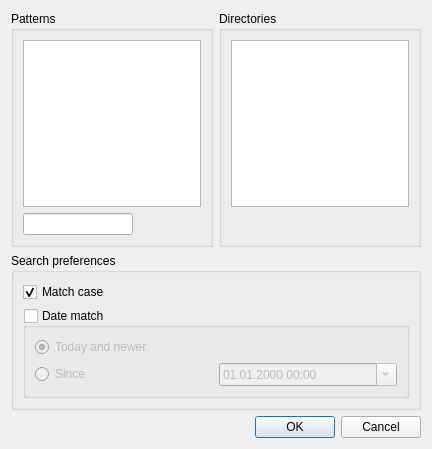
<?xml version="1.0" encoding="UTF-8"?>
<ui version="4.0">
 <class>Settings</class>
 <widget class="QWidget" name="Settings">
  <property name="geometry">
   <rect>
    <x>0</x>
    <y>0</y>
    <width>432</width>
    <height>449</height>
   </rect>
  </property>
  <property name="windowTitle">
   <string>Settings</string>
  </property>
  <property name="windowIcon">
   <iconset resource="img.qrc">
    <normaloff>:/img/img/eye.png</normaloff>:/img/img/eye.png</iconset>
  </property>
  <layout class="QVBoxLayout" name="verticalLayout_5">
   <item>
    <layout class="QHBoxLayout" name="horizontalLayout_6">
     <item>
      <widget class="QGroupBox" name="groupBox_2">
       <property name="title">
        <string>Patterns</string>
       </property>
       <layout class="QVBoxLayout" name="verticalLayout">
        <item>
         <widget class="QListView" name="patternListView">
          <property name="selectionMode">
           <enum>QAbstractItemView::ExtendedSelection</enum>
          </property>
          <property name="selectionBehavior">
           <enum>QAbstractItemView::SelectRows</enum>
          </property>
         </widget>
        </item>
        <item>
         <layout class="QHBoxLayout" name="horizontalLayout_2">
          <item>
           <widget class="QLineEdit" name="patternEdit"/>
          </item>
          <item>
           <layout class="QHBoxLayout" name="horizontalLayout">
            <property name="spacing">
             <number>0</number>
            </property>
            <item>
             <widget class="QPushButton" name="patternAddButton">
              <property name="enabled">
               <bool>false</bool>
              </property>
              <property name="maximumSize">
               <size>
                <width>31</width>
                <height>25</height>
               </size>
              </property>
              <property name="text">
               <string/>
              </property>
              <property name="icon">
               <iconset resource="img.qrc">
                <normaloff>:/img/img/add.ico</normaloff>:/img/img/add.ico</iconset>
              </property>
              <property name="flat">
               <bool>true</bool>
              </property>
             </widget>
            </item>
            <item>
             <widget class="QPushButton" name="patternDeleteButton">
              <property name="enabled">
               <bool>false</bool>
              </property>
              <property name="maximumSize">
               <size>
                <width>31</width>
                <height>25</height>
               </size>
              </property>
              <property name="text">
               <string/>
              </property>
              <property name="icon">
               <iconset resource="img.qrc">
                <normaloff>:/img/img/delete.ico</normaloff>:/img/img/delete.ico</iconset>
              </property>
              <property name="flat">
               <bool>true</bool>
              </property>
             </widget>
            </item>
           </layout>
          </item>
         </layout>
        </item>
       </layout>
      </widget>
     </item>
     <item>
      <widget class="QGroupBox" name="groupBox_3">
       <property name="title">
        <string>Directories</string>
       </property>
       <layout class="QVBoxLayout" name="verticalLayout_2">
        <item>
         <widget class="QListView" name="directoryListView">
          <property name="selectionMode">
           <enum>QAbstractItemView::ExtendedSelection</enum>
          </property>
          <property name="selectionBehavior">
           <enum>QAbstractItemView::SelectRows</enum>
          </property>
         </widget>
        </item>
        <item>
         <layout class="QHBoxLayout" name="horizontalLayout_4">
          <property name="spacing">
           <number>0</number>
          </property>
          <item>
           <layout class="QHBoxLayout" name="horizontalLayout_3">
            <property name="spacing">
             <number>0</number>
            </property>
            <item>
             <spacer name="horizontalSpacer">
              <property name="orientation">
               <enum>Qt::Horizontal</enum>
              </property>
              <property name="sizeHint" stdset="0">
               <size>
                <width>40</width>
                <height>20</height>
               </size>
              </property>
             </spacer>
            </item>
            <item>
             <widget class="QPushButton" name="directoryOpenButton">
              <property name="maximumSize">
               <size>
                <width>31</width>
                <height>25</height>
               </size>
              </property>
              <property name="text">
               <string/>
              </property>
              <property name="icon">
               <iconset resource="img.qrc">
                <normaloff>:/img/img/folder.ico</normaloff>:/img/img/folder.ico</iconset>
              </property>
              <property name="flat">
               <bool>true</bool>
              </property>
             </widget>
            </item>
            <item>
             <widget class="QPushButton" name="directoryDeleteButton">
              <property name="enabled">
               <bool>false</bool>
              </property>
              <property name="maximumSize">
               <size>
                <width>31</width>
                <height>25</height>
               </size>
              </property>
              <property name="autoFillBackground">
               <bool>false</bool>
              </property>
              <property name="text">
               <string/>
              </property>
              <property name="icon">
               <iconset resource="img.qrc">
                <normaloff>:/img/img/delete.ico</normaloff>:/img/img/delete.ico</iconset>
              </property>
              <property name="flat">
               <bool>true</bool>
              </property>
             </widget>
            </item>
           </layout>
          </item>
         </layout>
        </item>
       </layout>
      </widget>
     </item>
    </layout>
   </item>
   <item>
    <widget class="QGroupBox" name="groupBox_4">
     <property name="title">
      <string>Search preferences</string>
     </property>
     <layout class="QVBoxLayout" name="verticalLayout_4">
      <item>
       <widget class="QCheckBox" name="matchCaseCheckBox">
        <property name="text">
         <string>Match case</string>
        </property>
        <property name="checked">
         <bool>true</bool>
        </property>
       </widget>
      </item>
      <item>
       <widget class="QGroupBox" name="dateMatchGroupBox">
        <property name="title">
         <string>Date match</string>
        </property>
        <property name="checkable">
         <bool>true</bool>
        </property>
        <property name="checked">
         <bool>false</bool>
        </property>
        <layout class="QVBoxLayout" name="verticalLayout_3">
         <item>
          <widget class="QRadioButton" name="dateOption0RadioButton">
           <property name="text">
            <string>Today and newer</string>
           </property>
           <property name="checked">
            <bool>true</bool>
           </property>
          </widget>
         </item>
         <item>
          <layout class="QHBoxLayout" name="horizontalLayout_5">
           <item>
            <widget class="QRadioButton" name="dateOption1RadioButton">
             <property name="text">
              <string>Since</string>
             </property>
            </widget>
           </item>
           <item>
            <widget class="QDateTimeEdit" name="dateOption1dateTimeEdit">
             <property name="enabled">
              <bool>false</bool>
             </property>
             <property name="displayFormat">
              <string>dd.MM.yyyy hh:mm</string>
             </property>
             <property name="calendarPopup">
              <bool>true</bool>
             </property>
            </widget>
           </item>
          </layout>
         </item>
        </layout>
       </widget>
      </item>
     </layout>
    </widget>
   </item>
   <item>
    <widget class="QDialogButtonBox" name="buttonBox">
     <property name="standardButtons">
      <set>QDialogButtonBox::Cancel|QDialogButtonBox::Ok</set>
     </property>
    </widget>
   </item>
  </layout>
 </widget>
 <resources>
  <include location="img.qrc"/>
 </resources>
 <connections>
  <connection>
   <sender>dateOption1RadioButton</sender>
   <signal>toggled(bool)</signal>
   <receiver>dateOption1dateTimeEdit</receiver>
   <slot>setEnabled(bool)</slot>
   <hints>
    <hint type="sourcelabel">
     <x>55</x>
     <y>390</y>
    </hint>
    <hint type="destinationlabel">
     <x>264</x>
     <y>388</y>
    </hint>
   </hints>
  </connection>
  <connection>
   <sender>buttonBox</sender>
   <signal>rejected()</signal>
   <receiver>Settings</receiver>
   <slot>hide()</slot>
   <hints>
    <hint type="sourcelabel">
     <x>159</x>
     <y>436</y>
    </hint>
    <hint type="destinationlabel">
     <x>431</x>
     <y>328</y>
    </hint>
   </hints>
  </connection>
 </connections>
</ui>
